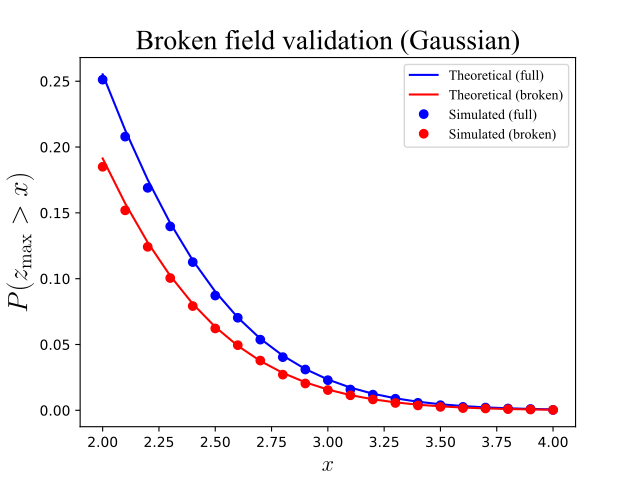

Write Python code to recreate this figure.

import numpy as np
from matplotlib import pyplot
import rft1d




#(0) Set parameters:
np.random.seed(0)
nResponses    = 10000
nNodes        = 101
FWHM          = 13.1877
### generate a field mask:
nodes_full    = np.array([True]*nNodes) #nothing masked out
nodes         = nodes_full.copy()
nodes[20:45]  = False  #this region will be masked out
nodes[60:80]  = False



#(1) Generate Gaussian 1D fields and extract maxima::
y_full        = rft1d.randn1d(nResponses, nNodes, FWHM)
np.random.seed(0)
y_broken      = rft1d.randn1d(nResponses, nodes, FWHM)
ymax_full     = y_full.max(axis=1)
ymax_broken   = np.nanmax(y_broken, axis=1)


#(2) Survival functions for field maximum:
heights    = np.linspace(2.0, 4, 21)
sf_full    = np.array(  [ (ymax_full>=h).mean()  for h in heights]  )
sf_broken  = np.array(  [ (ymax_broken>=h).mean()  for h in heights]  )
### expected:
sfE_full   = rft1d.norm.sf(heights, nNodes, FWHM)  #theoretical
sfE_broken = rft1d.norm.sf(heights, nodes, FWHM)  #theoretical


#(3) Plot results:
pyplot.close('all')
name       = 'Times New Roman'
ax         = pyplot.axes()
ax.plot(heights, sfE_full,   'b-', label='Theoretical (full)')
ax.plot(heights, sfE_broken, 'r-', label='Theoretical (broken)')
ax.plot(heights, sf_full,    'bo', label='Simulated (full)')
ax.plot(heights, sf_broken,  'ro', label='Simulated (broken)')
ax.set_xlabel( r'$x$', size=16, name=name, usetex=True)
ax.set_ylabel(r'$P (z_\mathrm{max} > x)$', size=20, name=name, usetex=True)
leg = ax.legend()
pyplot.setp(leg.get_texts(), name=name)
ax.set_title('Broken field validation (Gaussian)', size=20, name=name)
pyplot.show()
